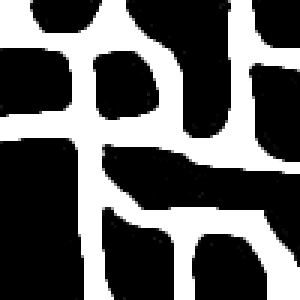
#> input picture RRT/map1.png, 100 x 100 px (shown 3 times larger)
$ python rrt_star.py
#> lines starting #> are read from the running program, lines starting #| are printed output that depends on the picture
#> further down, raw_map is the input picture: PIL image 100x100 RGBA; mean R, G, B, A 93.2, 93.2, 93.2, 255
from PIL import Image, ImageDraw
import random
import math
import numpy as np


MAP_SIZE = 100
MAX_SEARCH = 5000
BRACNH_LEN = 4
ADJUST_AREA = 5


class Node:
	def __init__(self, x, y):
		self.x = x
		self.y = y
		self.cost = 0
		self.parent = None


class RRT:
	def __init__(self, raw_map):
		self.visual_map = raw_map.resize((MAP_SIZE*5, MAP_SIZE*5))
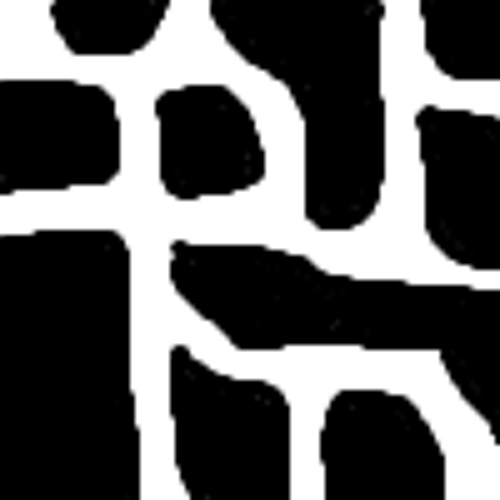
#> self.visual_map: PIL image 500x500 RGBA; mean R, G, B, A 93.2, 93.2, 93.2, 255
		self.raw_map = raw_map.resize((MAP_SIZE, MAP_SIZE)).convert('L')
		self.map_matrix = np.array(self.raw_map)
		self.map_size = MAP_SIZE
		self.max_search = MAX_SEARCH
		self.branch_len = BRACNH_LEN
		self.choose_des_prob = 0.1
		self.root = Node(0, 0)
		self.final = None
		self.node_list = [self.root]
		self.searched_area = [[False] * self.map_size for i in range(self.map_size)]
		self.update_reached_area(self.root)

	def find_closest_node(self, pt):
		min_dist_square = 100000
		ans = self.root
		for node in self.node_list:
			cur_dist_square = (node.x - pt[0])**2 + (node.y - pt[1])**2
			if cur_dist_square < min_dist_square:
				min_dist_square  = cur_dist_square
				ans = node
		return ans

	def find_nearby_nodes(self, node):
		ans = []
		for n in self.node_list:
			if (n.x - node.x)**2 + (n.y - node.y)**2 < ADJUST_AREA**2:
				ans.append(n)
		return ans

	def update_reached_area(self, node):
		LEN = int(self.branch_len * 0.5)
		for i in range(node.x - LEN, node.x + LEN + 1):
			for j in range(node.y - LEN, node.y + LEN + 1):
				if i >=0 and i < self.map_size and j >= 0  and j < self.map_size:
					self.searched_area[i][j] = True

	def search(self):
		for i in range(self.max_search):
			#随机撒点或使用终点
			random_pt = []
			if random.random() < self.choose_des_prob:
				random_pt = [self.map_size - 1, self.map_size - 1]
			else:
				random_pt = [random.randint(0, self.map_size - 1), random.randint(0, self.map_size - 1)]
			#找到最近的节点并连接找下个节点
			nearest_node = self.find_closest_node(random_pt)
			alpha = self.branch_len / max(1, math.sqrt((nearest_node.x - random_pt[0])**2 + (nearest_node.y - random_pt[1])**2))
			x = int(alpha * (random_pt[0] - nearest_node.x) + nearest_node.x)
			y = int(alpha * (random_pt[1] - nearest_node.y) + nearest_node.y)
			if self.final == None  and (x < 0 or x >= self.map_size or y < 0 or y >= self.map_size or self.searched_area[x][y] or self.map_matrix[y][x] < 255):
				continue
			else:
				next_node = Node(x, y)
				next_node.cost = math.sqrt((x - nearest_node.x)**2 + (y - nearest_node.y)**2) + nearest_node.cost
				next_node.parent = nearest_node
				self.update_reached_area(next_node)
				nearby_nodes = self.find_nearby_nodes(next_node)
				#调整附近区域内的节点
				if len(nearby_nodes) > 0:
					for n in nearby_nodes:
						cur_cost = n.cost + math.sqrt((n.x - next_node.x)**2 + (n.y - next_node.y)**2)
						if cur_cost < next_node.cost:
							next_node.cost = cur_cost
							next_node.parent = n
					for n in nearby_nodes:
						cur_cost = next_node.cost + math.sqrt((n.x - next_node.x)**2 + (n.y - next_node.y)**2)
						if cur_cost < n.cost:
							n.cost = cur_cost
							n.parent = next_node
				self.node_list.append(next_node)
				#check if success
				if self.final == None and (next_node.x - self.map_size + 1)**2 + (next_node.y - self.map_size + 1)**2 < self.branch_len**2:
					self.final = Node(self.map_size - 1, self.map_size - 1)
					self.final.parent = next_node
					self.final.cost = next_node.cost + math.sqrt((next_node.x - self.map_size + 1)**2 + (next_node.y - self.map_size + 1)**2)
					self.node_list.append(self.final)
					self.draw_path()
					print("Solve succeeds! Search for", i, "steps.")
#> after the loop, n.cost = 43.95; self.node_list = 4119 items
		return self.final != None

	def draw_path(self):
		draw = ImageDraw.Draw(self.visual_map)
		node = self.final
		while node.parent:
			pre_node = node.parent
			draw.line((node.x*5, node.y*5, pre_node.x*5, pre_node.y*5), fill = (255,0,0))
			node = node.parent

	def show(self):
		self.visual_map.show()
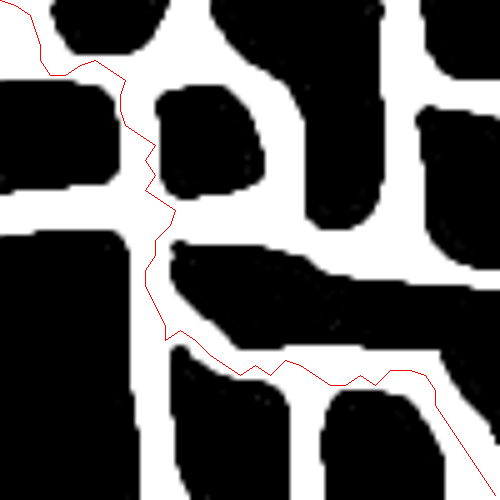
#> shown: PIL image 500x500 RGBA; mean R, G, B, A 93.2, 92.3, 92.3, 255


raw_map = Image.open("map1.png")

app = RRT(raw_map)
if app.search():
	app.show()
else:
	print("Solve failed!")
